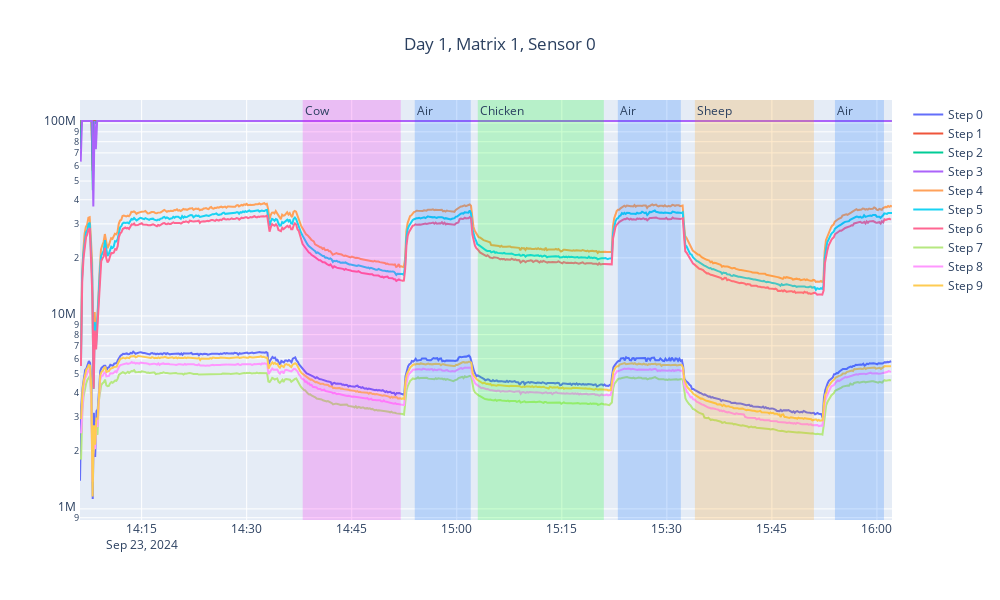
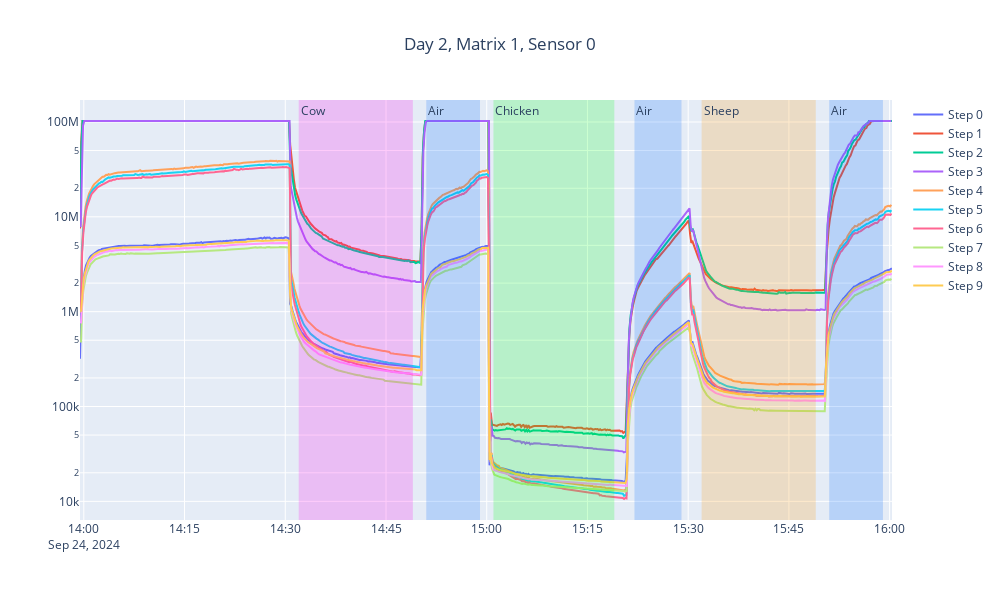
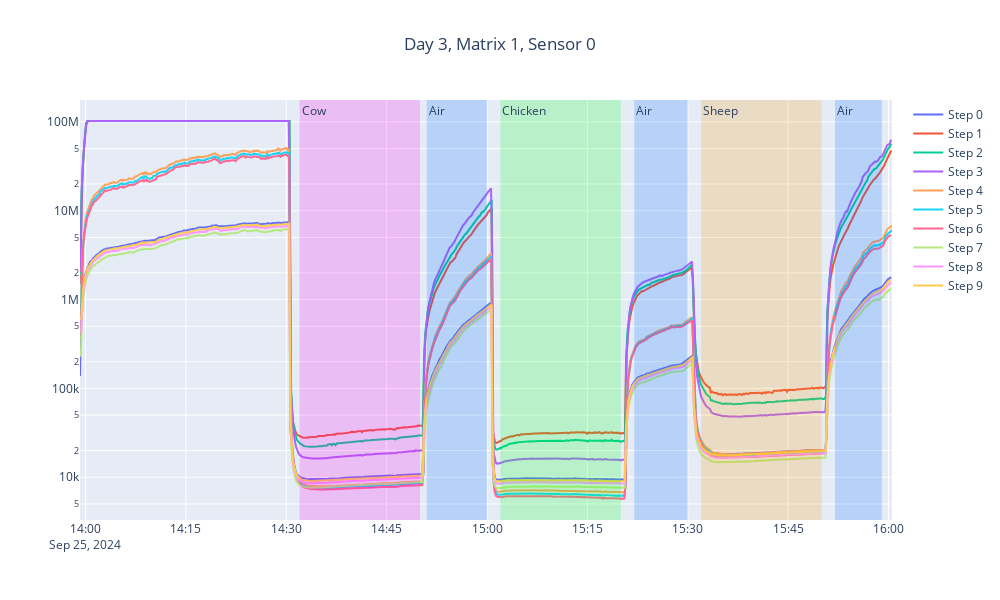

The cell these charts' notebook holds for them, in order:
### Code cell
for day in range(1, 4):
    plot_sensor_it(day, 1, 0, sensor_data, sensor_labels, classes, colors)

### Figure 1 — Plotly figure (JSON) as saved in the notebook; plotly's stock layout.template omitted (floating-point values rounded to 4 significant figures; data arrays with more than 128 entries replaced by an {"elided": "..."} marker saying what was removed)
{"data": [{"mode": "lines", "name": "Step 0", "type": "scatter", "x": {"elided": "641 str values"}, "y": {"elided": "641 float values"}}, {"mode": "lines", "name": "Step 1", "type": "scatter", "x": {"elided": "641 str values"}, "y": {"elided": "641 int values"}}, {"mode": "lines", "name": "Step 2", "type": "scatter", "x": {"elided": "641 str values"}, "y": {"elided": "641 int values"}}, {"mode": "lines", "name": "Step 3", "type": "scatter", "x": {"elided": "641 str values"}, "y": {"elided": "641 int values"}}, {"mode": "lines", "name": "Step 4", "type": "scatter", "x": {"elided": "641 str values"}, "y": {"elided": "641 float values"}}, {"mode": "lines", "name": "Step 5", "type": "scatter", "x": {"elided": "641 str values"}, "y": {"elided": "641 float values"}}, {"mode": "lines", "name": "Step 6", "type": "scatter", "x": {"elided": "640 str values"}, "y": {"elided": "640 float values"}}, {"mode": "lines", "name": "Step 7", "type": "scatter", "x": {"elided": "639 str values"}, "y": {"elided": "639 float values"}}, {"mode": "lines", "name": "Step 8", "type": "scatter", "x": {"elided": "640 str values"}, "y": {"elided": "640 float values"}}, {"mode": "lines", "name": "Step 9", "type": "scatter", "x": {"elided": "640 str values"}, "y": {"elided": "640 float values"}}], "layout": {"annotations": [{"showarrow": false, "text": "Cow", "x": "2024-09-23 14:38:00", "xanchor": "left", "xref": "x", "y": 1, "yanchor": "top", "yref": "y domain"}, {"showarrow": false, "text": "Air", "x": "2024-09-23 14:54:00", "xanchor": "left", "xref": "x", "y": 1, "yanchor": "top", "yref": "y domain"}, {"showarrow": false, "text": "Chicken", "x": "2024-09-23 15:03:00", "xanchor": "left", "xref": "x", "y": 1, "yanchor": "top", "yref": "y domain"}, {"showarrow": false, "text": "Air", "x": "2024-09-23 15:23:00", "xanchor": "left", "xref": "x", "y": 1, "yanchor": "top", "yref": "y domain"}, {"showarrow": false, "text": "Sheep", "x": "2024-09-23 15:34:00", "xanchor": "left", "xref": "x", "y": 1, "yanchor": "top", "yref": "y domain"}, {"showarrow": false, "text": "Air", "x": "2024-09-23 15:54:00", "xanchor": "left", "xref": "x", "y": 1, "yanchor": "top", "yref": "y domain"}], "height": 600, "shapes": [{"fillcolor": "#FF00EB", "line": {"width": 0}, "opacity": 0.2, "type": "rect", "x0": "2024-09-23 14:38:00", "x1": "2024-09-23 14:52:00", "xref": "x", "y0": 0, "y1": 1, "yref": "y domain"}, {"fillcolor": "#006BFF", "line": {"width": 0}, "opacity": 0.2, "type": "rect", "x0": "2024-09-23 14:54:00", "x1": "2024-09-23 15:02:00", "xref": "x", "y0": 0, "y1": 1, "yref": "y domain"}, {"fillcolor": "#00FF14", "line": {"width": 0}, "opacity": 0.2, "type": "rect", "x0": "2024-09-23 15:03:00", "x1": "2024-09-23 15:21:00", "xref": "x", "y0": 0, "y1": 1, "yref": "y domain"}, {"fillcolor": "#006BFF", "line": {"width": 0}, "opacity": 0.2, "type": "rect", "x0": "2024-09-23 15:23:00", "x1": "2024-09-23 15:32:00", "xref": "x", "y0": 0, "y1": 1, "yref": "y domain"}, {"fillcolor": "#FF9400", "line": {"width": 0}, "opacity": 0.2, "type": "rect", "x0": "2024-09-23 15:34:00", "x1": "2024-09-23 15:51:00", "xref": "x", "y0": 0, "y1": 1, "yref": "y domain"}, {"fillcolor": "#006BFF", "line": {"width": 0}, "opacity": 0.2, "type": "rect", "x0": "2024-09-23 15:54:00", "x1": "2024-09-23 16:01:00", "xref": "x", "y0": 0, "y1": 1, "yref": "y domain"}], "title": {"text": "Day 1, Matrix 1, Sensor 0", "x": 0.5}, "width": 1000, "yaxis": {"type": "log"}}}

### Figure 2 — Plotly figure (JSON) as saved in the notebook; plotly's stock layout.template omitted (floating-point values rounded to 4 significant figures; data arrays with more than 128 entries replaced by an {"elided": "..."} marker saying what was removed)
{"data": [{"mode": "lines", "name": "Step 0", "type": "scatter", "x": {"elided": "669 str values"}, "y": {"elided": "669 float values"}}, {"mode": "lines", "name": "Step 1", "type": "scatter", "x": {"elided": "669 str values"}, "y": {"elided": "669 float values"}}, {"mode": "lines", "name": "Step 2", "type": "scatter", "x": {"elided": "669 str values"}, "y": {"elided": "669 float values"}}, {"mode": "lines", "name": "Step 3", "type": "scatter", "x": {"elided": "668 str values"}, "y": {"elided": "668 float values"}}, {"mode": "lines", "name": "Step 4", "type": "scatter", "x": {"elided": "668 str values"}, "y": {"elided": "668 float values"}}, {"mode": "lines", "name": "Step 5", "type": "scatter", "x": {"elided": "668 str values"}, "y": {"elided": "668 float values"}}, {"mode": "lines", "name": "Step 6", "type": "scatter", "x": {"elided": "668 str values"}, "y": {"elided": "668 float values"}}, {"mode": "lines", "name": "Step 7", "type": "scatter", "x": {"elided": "668 str values"}, "y": {"elided": "668 float values"}}, {"mode": "lines", "name": "Step 8", "type": "scatter", "x": {"elided": "668 str values"}, "y": {"elided": "668 float values"}}, {"mode": "lines", "name": "Step 9", "type": "scatter", "x": {"elided": "668 str values"}, "y": {"elided": "668 float values"}}], "layout": {"annotations": [{"showarrow": false, "text": "Cow", "x": "2024-09-24 14:32:00", "xanchor": "left", "xref": "x", "y": 1, "yanchor": "top", "yref": "y domain"}, {"showarrow": false, "text": "Air", "x": "2024-09-24 14:51:00", "xanchor": "left", "xref": "x", "y": 1, "yanchor": "top", "yref": "y domain"}, {"showarrow": false, "text": "Chicken", "x": "2024-09-24 15:01:00", "xanchor": "left", "xref": "x", "y": 1, "yanchor": "top", "yref": "y domain"}, {"showarrow": false, "text": "Air", "x": "2024-09-24 15:22:00", "xanchor": "left", "xref": "x", "y": 1, "yanchor": "top", "yref": "y domain"}, {"showarrow": false, "text": "Sheep", "x": "2024-09-24 15:32:00", "xanchor": "left", "xref": "x", "y": 1, "yanchor": "top", "yref": "y domain"}, {"showarrow": false, "text": "Air", "x": "2024-09-24 15:51:00", "xanchor": "left", "xref": "x", "y": 1, "yanchor": "top", "yref": "y domain"}], "height": 600, "shapes": [{"fillcolor": "#FF00EB", "line": {"width": 0}, "opacity": 0.2, "type": "rect", "x0": "2024-09-24 14:32:00", "x1": "2024-09-24 14:49:00", "xref": "x", "y0": 0, "y1": 1, "yref": "y domain"}, {"fillcolor": "#006BFF", "line": {"width": 0}, "opacity": 0.2, "type": "rect", "x0": "2024-09-24 14:51:00", "x1": "2024-09-24 14:59:00", "xref": "x", "y0": 0, "y1": 1, "yref": "y domain"}, {"fillcolor": "#00FF14", "line": {"width": 0}, "opacity": 0.2, "type": "rect", "x0": "2024-09-24 15:01:00", "x1": "2024-09-24 15:19:00", "xref": "x", "y0": 0, "y1": 1, "yref": "y domain"}, {"fillcolor": "#006BFF", "line": {"width": 0}, "opacity": 0.2, "type": "rect", "x0": "2024-09-24 15:22:00", "x1": "2024-09-24 15:29:00", "xref": "x", "y0": 0, "y1": 1, "yref": "y domain"}, {"fillcolor": "#FF9400", "line": {"width": 0}, "opacity": 0.2, "type": "rect", "x0": "2024-09-24 15:32:00", "x1": "2024-09-24 15:49:00", "xref": "x", "y0": 0, "y1": 1, "yref": "y domain"}, {"fillcolor": "#006BFF", "line": {"width": 0}, "opacity": 0.2, "type": "rect", "x0": "2024-09-24 15:51:00", "x1": "2024-09-24 15:59:00", "xref": "x", "y0": 0, "y1": 1, "yref": "y domain"}], "title": {"text": "Day 2, Matrix 1, Sensor 0", "x": 0.5}, "width": 1000, "yaxis": {"type": "log"}}}

### Figure 3 — Plotly figure (JSON) as saved in the notebook; plotly's stock layout.template omitted (floating-point values rounded to 4 significant figures; data arrays with more than 128 entries replaced by an {"elided": "..."} marker saying what was removed)
{"data": [{"mode": "lines", "name": "Step 0", "type": "scatter", "x": {"elided": "671 str values"}, "y": {"elided": "671 float values"}}, {"mode": "lines", "name": "Step 1", "type": "scatter", "x": {"elided": "671 str values"}, "y": {"elided": "671 float values"}}, {"mode": "lines", "name": "Step 2", "type": "scatter", "x": {"elided": "671 str values"}, "y": {"elided": "671 float values"}}, {"mode": "lines", "name": "Step 3", "type": "scatter", "x": {"elided": "671 str values"}, "y": {"elided": "671 float values"}}, {"mode": "lines", "name": "Step 4", "type": "scatter", "x": {"elided": "671 str values"}, "y": {"elided": "671 float values"}}, {"mode": "lines", "name": "Step 5", "type": "scatter", "x": {"elided": "671 str values"}, "y": {"elided": "671 float values"}}, {"mode": "lines", "name": "Step 6", "type": "scatter", "x": {"elided": "670 str values"}, "y": {"elided": "670 float values"}}, {"mode": "lines", "name": "Step 7", "type": "scatter", "x": {"elided": "670 str values"}, "y": {"elided": "670 float values"}}, {"mode": "lines", "name": "Step 8", "type": "scatter", "x": {"elided": "670 str values"}, "y": {"elided": "670 float values"}}, {"mode": "lines", "name": "Step 9", "type": "scatter", "x": {"elided": "670 str values"}, "y": {"elided": "670 float values"}}], "layout": {"annotations": [{"showarrow": false, "text": "Cow", "x": "2024-09-25 14:32:00", "xanchor": "left", "xref": "x", "y": 1, "yanchor": "top", "yref": "y domain"}, {"showarrow": false, "text": "Air", "x": "2024-09-25 14:51:00", "xanchor": "left", "xref": "x", "y": 1, "yanchor": "top", "yref": "y domain"}, {"showarrow": false, "text": "Chicken", "x": "2024-09-25 15:02:00", "xanchor": "left", "xref": "x", "y": 1, "yanchor": "top", "yref": "y domain"}, {"showarrow": false, "text": "Air", "x": "2024-09-25 15:22:00", "xanchor": "left", "xref": "x", "y": 1, "yanchor": "top", "yref": "y domain"}, {"showarrow": false, "text": "Sheep", "x": "2024-09-25 15:32:00", "xanchor": "left", "xref": "x", "y": 1, "yanchor": "top", "yref": "y domain"}, {"showarrow": false, "text": "Air", "x": "2024-09-25 15:52:00", "xanchor": "left", "xref": "x", "y": 1, "yanchor": "top", "yref": "y domain"}], "height": 600, "shapes": [{"fillcolor": "#FF00EB", "line": {"width": 0}, "opacity": 0.2, "type": "rect", "x0": "2024-09-25 14:32:00", "x1": "2024-09-25 14:50:00", "xref": "x", "y0": 0, "y1": 1, "yref": "y domain"}, {"fillcolor": "#006BFF", "line": {"width": 0}, "opacity": 0.2, "type": "rect", "x0": "2024-09-25 14:51:00", "x1": "2024-09-25 15:00:00", "xref": "x", "y0": 0, "y1": 1, "yref": "y domain"}, {"fillcolor": "#00FF14", "line": {"width": 0}, "opacity": 0.2, "type": "rect", "x0": "2024-09-25 15:02:00", "x1": "2024-09-25 15:20:00", "xref": "x", "y0": 0, "y1": 1, "yref": "y domain"}, {"fillcolor": "#006BFF", "line": {"width": 0}, "opacity": 0.2, "type": "rect", "x0": "2024-09-25 15:22:00", "x1": "2024-09-25 15:30:00", "xref": "x", "y0": 0, "y1": 1, "yref": "y domain"}, {"fillcolor": "#FF9400", "line": {"width": 0}, "opacity": 0.2, "type": "rect", "x0": "2024-09-25 15:32:00", "x1": "2024-09-25 15:50:00", "xref": "x", "y0": 0, "y1": 1, "yref": "y domain"}, {"fillcolor": "#006BFF", "line": {"width": 0}, "opacity": 0.2, "type": "rect", "x0": "2024-09-25 15:52:00", "x1": "2024-09-25 15:59:00", "xref": "x", "y0": 0, "y1": 1, "yref": "y domain"}], "title": {"text": "Day 3, Matrix 1, Sensor 0", "x": 0.5}, "width": 1000, "yaxis": {"type": "log"}}}
